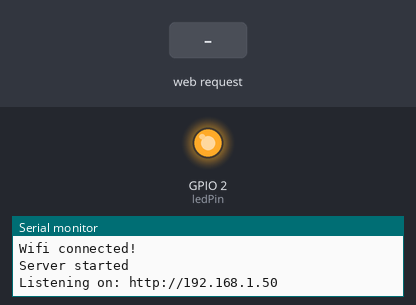
A sketch run on a simulated ESP8266 (NodeMCU). Parts: output pins drawn as LEDs (lit = HIGH), the last lines printed to the serial monitor. Inputs (shaded band) come from the test bench. WiFi joins after 1.5 s; servers stay silent unless stated.

Above: at 3.2 s.
3.3 s: HTTP request GET /LED=ON received
At 5.5 s:
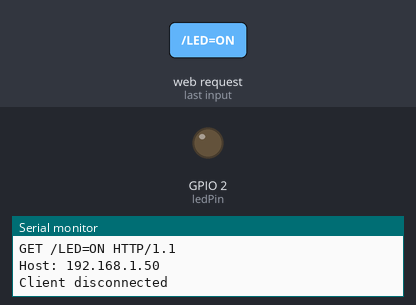
5.8 s: HTTP request GET /LED=OFF received
At 7.6 s:
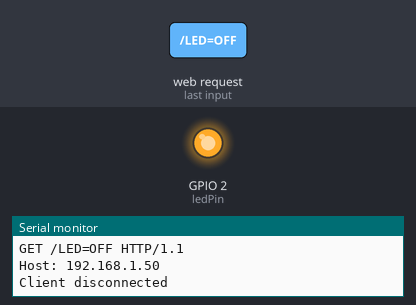
Timing chart, 0 to 9.1 s (numbered marks = the images above; inputs shaded):
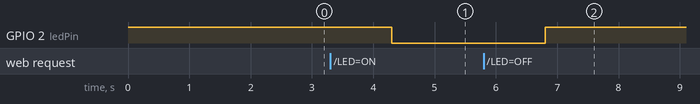

The sketch:

nodemcu-esp8266-wifi-server.ino
```cpp
#include <ESP8266WiFi.h>

const char* ssid = "Eldar";
const char* password = "berina10";

WiFiServer server(80);

const int ledPin = 2;
int value = HIGH;

void setup() {
  pinMode(ledPin, OUTPUT);
  digitalWrite(ledPin, HIGH);


  Serial.begin(115200);
  delay(10);

  Serial.println();
  Serial.print("Connecting to");
  Serial.println(ssid);

  WiFi.begin(ssid, password);

  while (WiFi.status() != WL_CONNECTED) {
    Serial.println(".");
    delay(1000);
  }

  Serial.println("Wifi connected!");

  server.begin();
  Serial.println("Server started");

  Serial.print("Listening on: ");
  Serial.print("http://");
  Serial.println(WiFi.localIP());
}

void loop() {
  WiFiClient client = server.available();

  if (!client) {
    return;
  }

  Serial.println("Client connected");
  while (!client.available()) {
    delay(10);
  }

  String request = client.readStringUntil('r');
  Serial.println("Request:");
  Serial.println(request);
  client.flush();

  if (request.indexOf("/LED=OFF") != -1) {
    value = HIGH;
  }

  if (request.indexOf("/LED=ON") != -1) {
    value = LOW;
  }

  digitalWrite(ledPin, value);

  client.println("HTTP/1.1 200 OK");
  client.println("Content-Type: text/html");
  client.println("");
  client.println("<!DOCTYPE HTML>");
  client.println("<html>");
  client.println("<body>");

  client.print("Led pin is now: ");
  client.print(value);


  client.println("<br>");
  client.println("<br>");

  client.println("<a href=\"/LED=ON\"\"><button>Turn On </button></a>");
  client.println("<a href=\"/LED=OFF\"\"><button>Turn Off </button></a><br />");

  // Uncomment the below for some estrada
  // client.println("<img src=\"https://static.kupindoslike.com/Seka-Aleksic-Balkan_slika_L_128560237.jpg\">");

  // client.println("<audio controls autoplay>");
  // client.println("<source src=\"http://193.68.19.127/AZBUCHNIK/S/SEKA%20ALEKSIC/02-BALKAN-2003/01%20-%20Crno%20I%20Zlatno.mp3\" type=\"audio/mp3\"");
  // client.println("</audio>");

  client.println("</body>");
  client.println("</html>");

  delay(1);
  Serial.println("Client disconnected");
  Serial.println("");
}
```

Measured:
- after the input at 3.3 s, GPIO 2 (ledPin): HIGH → LOW after 1.0 s
- after the input at 5.8 s, GPIO 2 (ledPin): LOW → HIGH after 1.0 s
